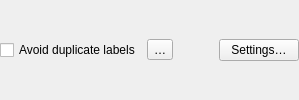
                           <widget class="QWidget" name="page">
                            <layout class="QHBoxLayout" name="horizontalLayout_33">
                             <property name="leftMargin">
                              <number>0</number>
                             </property>
                             <property name="topMargin">
                              <number>0</number>
                             </property>
                             <property name="rightMargin">
                              <number>0</number>
                             </property>
                             <property name="bottomMargin">
                              <number>0</number>
                             </property>
                             <item>
                              <widget class="QCheckBox" name="mChkNoDuplicates">
                               <property name="enabled">
                                <bool>true</bool>
                               </property>
                               <property name="text">
                                <string>Avoid duplicate labels</string>
                               </property>
                              </widget>
                             </item>
                             <item>
                              <widget class="QgsPropertyOverrideButton" name="mNoDuplicatesDDBtn">
                               <property name="text">
                                <string>…</string>
                               </property>
                              </widget>
                             </item>
                             <item>
                              <spacer name="horizontalSpacer_24">
                               <property name="orientation">
                                <enum>Qt::Orientation::Horizontal</enum>
                               </property>
                               <property name="sizeHint" stdset="0">
                                <size>
                                 <width>40</width>
                                 <height>20</height>
                                </size>
                               </property>
                              </spacer>
                             </item>
                             <item>
                              <widget class="QPushButton" name="mDuplicateSettingsButton">
                               <property name="text">
                                <string>Settings…</string>
                               </property>
                              </widget>
                             </item>
                            </layout>
                           </widget>
